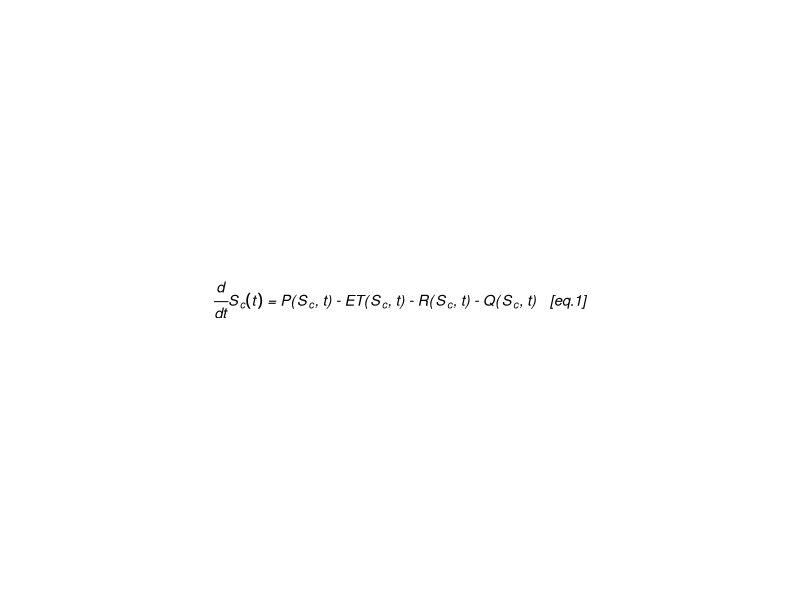
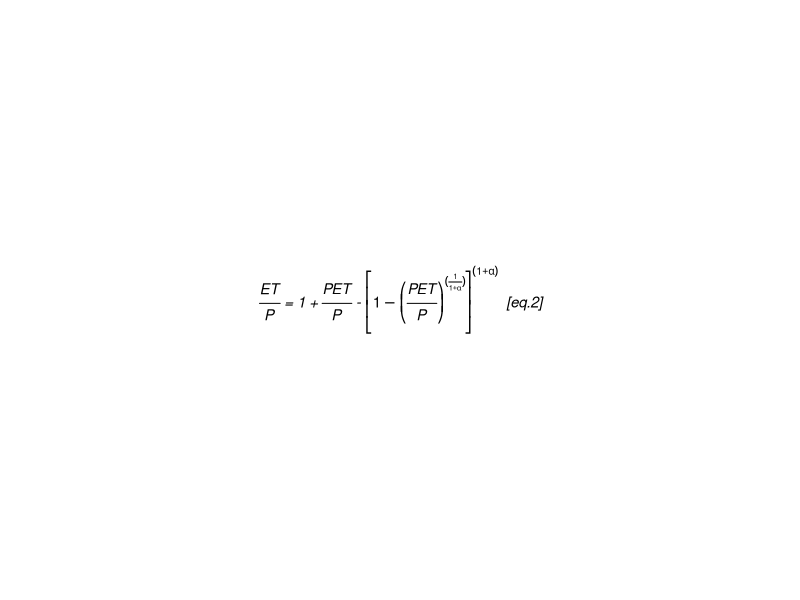

Source code (R) for these figures, in order: (Note: this script raises an error after producing the figures.)
## ---- chunk 1
knitr::opts_chunk$set(
  collapse = TRUE,
  comment = "#>",
  fig.path = "README-",
  out.width = "100%"
)
## ---- chunk 2
par(mar=c(0.8,0.8,0.8,0.8)+0.1)
plot(0,0, yaxt = "n", xaxt = "n", type = "n",bty= "n", ylab = "", xlab = "")
text(0,0, labels = expression(italic(paste(frac("d","dt"),S[c],(t)," = ", "P(",S[c], ", t) - ",
                                    "ET(",S[c], ", t) - ", "R(",S[c], ", t) - ","Q(",S[c], ", t)", "   [eq.1]", sep =""))), cex = 0.9,  font = 3, family = "sans")
## ---- chunk 3
par(mar=c(0.6,0.6,0.6,0.6)+0.1)
plot(0,0, yaxt = "n", xaxt = "n", type = "n",bty= "n", ylab = "", xlab = "")
text(0,0, labels = expression(italic(paste(frac("ET","P")," = ", "1 + ", frac("PET","P"), 
                                           " - ", bgroup("[",1 - bgroup("(",frac("PET", "P"), ")")^(frac(1,1+alpha)), "]")^(1+alpha), "  [eq.2]", sep =""))), 
     cex = 0.9)
## ---- chunk 4
knitr::include_graphics("DWB_diagram.png", dpi = 200)
